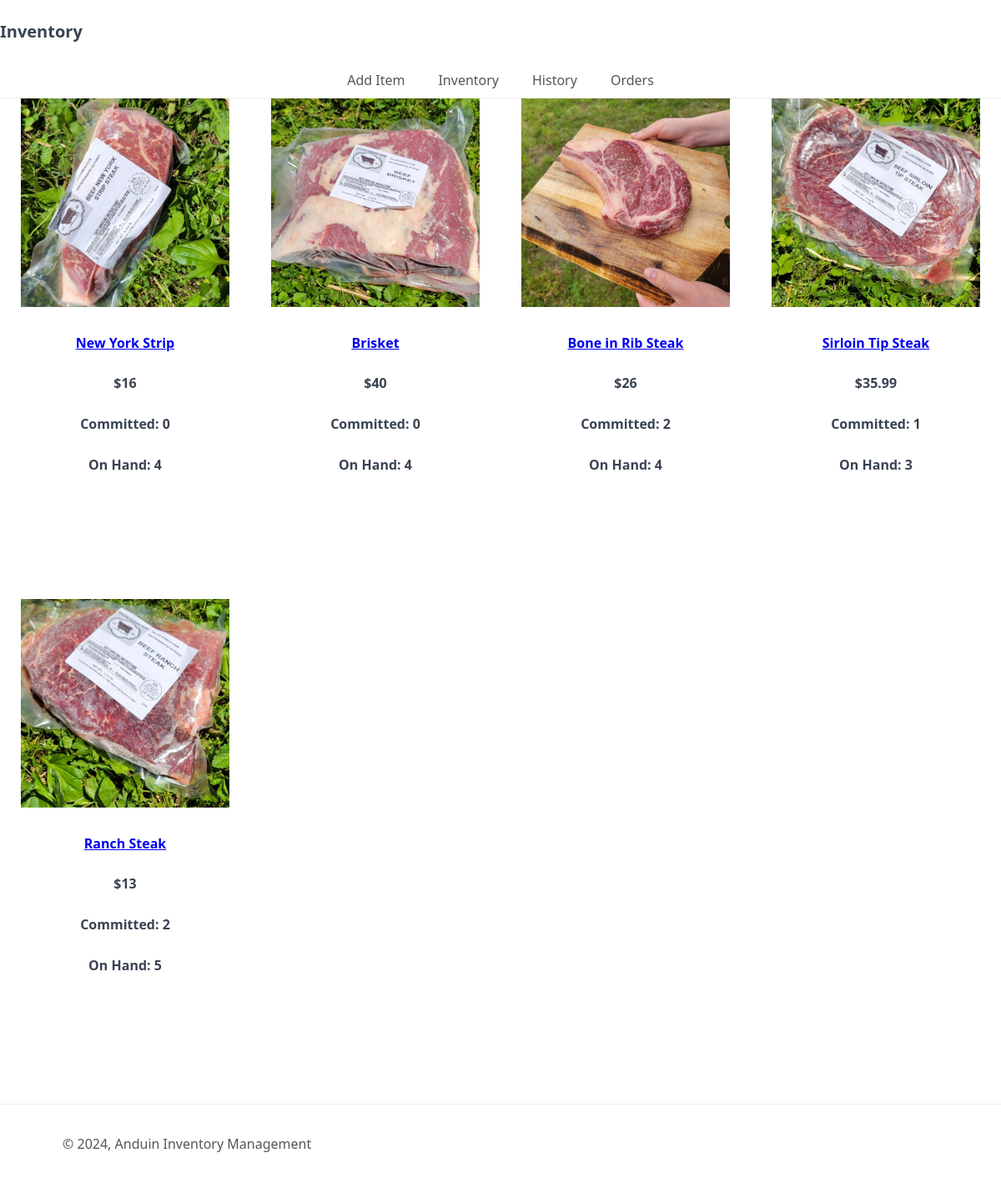
The page /R_Inventory_screen.php on the database as committed earlier.
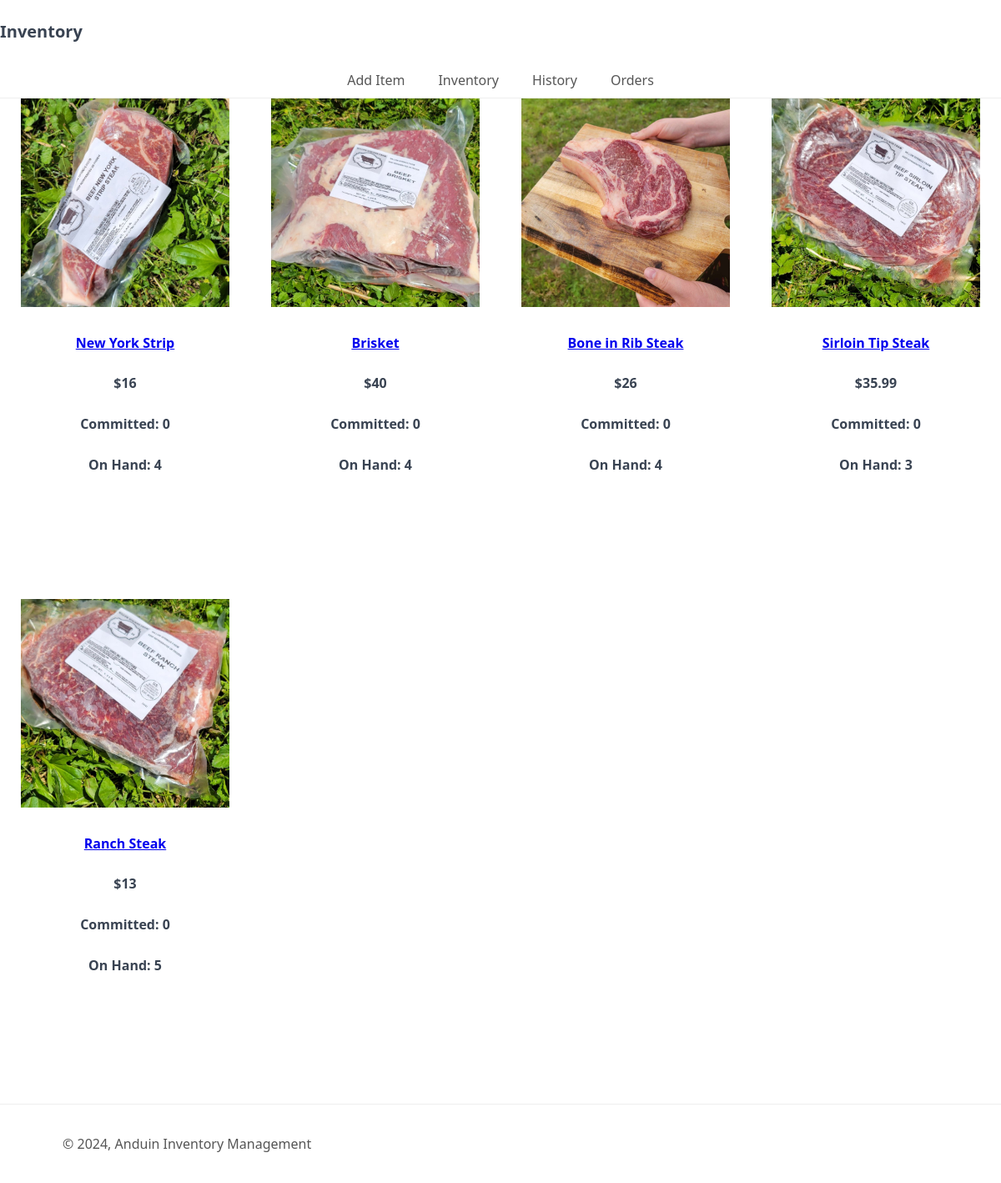
The same page on the database as committed later.
### tables this page shows
CREATE TABLE IF NOT EXISTS `inventory` (
  `ID` int NOT NULL AUTO_INCREMENT,
  `Name` varchar(30) NOT NULL,
  `Description` varchar(100) NOT NULL,
  `QtyOnHand` int NOT NULL,
  `QtyCommitted` int NOT NULL,
  `Price` float NOT NULL,
  `ImagePath` varchar(400) NOT NULL,
  PRIMARY KEY (`ID`)
);

### R_Inventory_screen.php (the view)
<?php
    include "utilities.php";
    rear_header("Inventory");
    $connection = OpenConn(); ?>
    <div class = "container">
        <?php
        $result = $connection->execute_query("SELECT * FROM inventory");
        $inventory = mysqli_fetch_all($result, MYSQLI_ASSOC);
        foreach ($inventory as $inventory_item):
            ?>
            <div class = "inventory-container">
                <div class="image">
                    <img src="<?php echo $inventory_item['ImagePath']; ?>">
                </div>
                <div class="Information">
                    <h5><a href="R_update.php?Name=<?php echo $inventory_item['Name'];?>"><?php echo $inventory_item['Name'] ?></a></h5>
                    <h5><?php echo "$".$inventory_item['Price'] ?></h5>
                    <h5><?php echo "Committed: " .$inventory_item['QtyCommitted']?></h5>
                    <h5><?php echo "On Hand: " .$inventory_item['QtyOnHand']?></h5>
                </div>
            </div>
        <?php endforeach;
    mysqli_close($connection);?>
</div>
<?php rear_footer(); ?>

### utilities.php (shortened to what this page needs)
<?php
function rear_header($title) {
    echo <<<EOT
    <!DOCTYPE html>
    <html lang="en">
      <head>
         <meta charset="UTF-8">
         <link rel="stylesheet" href="styles.css">
         <link rel="stylesheet" href="https://use.fontawesome.com/releases/v5.7.1/css/all.css">
    <title>$title</title>
    </head>
    <body>
        <header>
            <div class="inventory-container">
                <h1>$title</h1>
                <nav>
                    <a href="R_add.php">Add Item</a>
                    <a href="R_Inventory_screen.php">Inventory</a>
                    <a href="R_customer_list.php">History</a>
                    <a href="R_index_rear.php">Orders</a>
                </nav>
            </div>
        </header>
        <main>
EOT;
}
function rear_footer() {
    $year = date("Y");
    echo <<<EOT
        </main>
        <footer>
        <div class="content-wrapper">
            <p>&copy; $year, Anduin Inventory Management</p>
        </div>
        </footer>
    </body>
</html>
EOT;
}

### styles.css (style rules this page uses)
img { height: 250px; width: 250px; object-fit: cover; }
.container { display: grid; grid-template-columns: repeat(4, 1fr); grid-auto-rows: minmax(600px, auto); }
.inventory-container { width: 100%; height: 100%; text-align: center; top: 50%; }
* { box-sizing: border-box; font-family: system-ui, "Segoe UI", Roboto, Helvetica, Arial, sans-serif, "Apple Color Emoji", "Segoe UI Emoji", "Segoe UI Symbol"; font-size: 16px; }
html { height: 100%; }
body { position: relative; min-height: 100%; color: #555555; background-color: #FFFFFF; margin: 0; padding-bottom: 100px; }
h1, h2, h3, h4, h5 { color: #394352; }
.content-wrapper { width: 1050px; margin: 0 auto; }
header { border-bottom: 1px solid #EEEEEE; }
header h1 { display: flex; flex-grow: 1; flex-basis: 0; font-size: 20px; margin: 0; padding: 24px 0; }
footer { position: absolute; bottom: 0; border-top: 1px solid #EEEEEE; padding: 20px 0; width: 100%; }
header nav { display: flex; flex-grow: 1; flex-basis: 0; justify-content: center; align-items: center; }
header nav a { text-decoration: none; color: #555555; padding: 10px 10px; margin: 0 10px; }

Rows that differ between the two databases and show on the page:
changed inventory "Bone in Rib Steak": QtyCommitted "2" → "0"
changed inventory "Sirloin Tip Steak": QtyCommitted "1" → "0"
changed inventory "Ranch Steak": QtyCommitted "2" → "0"
